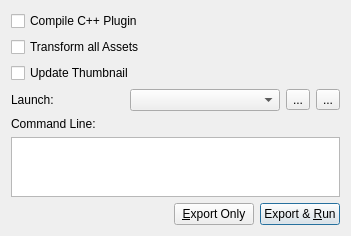
<?xml version="1.0" encoding="UTF-8"?>
<ui version="4.0">
    <class>ExportAndRunDlg</class>
    <widget class="QDialog" name="ExportAndRunDlg">
        <property name="geometry">
            <rect>
                <x>0</x>
                <y>0</y>
                <width>351</width>
                <height>220</height>
            </rect>
        </property>
        <property name="minimumSize">
            <size>
                <width>0</width>
                <height>0</height>
            </size>
        </property>
        <property name="maximumSize">
            <size>
                <width>1000</width>
                <height>1000</height>
            </size>
        </property>
        <property name="windowTitle">
            <string>Export &amp; Run</string>
        </property>
        <property name="windowIcon">
            <iconset resource="../QtResources/resources.qrc">
                <normaloff>:/EditorPluginScene/Icons/SceneExport.svg</normaloff>:/EditorPluginScene/Icons/SceneExport.svg
            </iconset>
        </property>
        <layout class="QVBoxLayout" name="verticalLayout">
            <item>
                <widget class="QCheckBox" name="CompileCpp">
                    <property name="text">
                        <string>Compile C++ Plugin</string>
                    </property>
                </widget>
            </item>
            <item>
                <widget class="QCheckBox" name="TransformAll">
                    <property name="text">
                        <string>Transform all Assets</string>
                    </property>
                </widget>
            </item>
            <item>
                <widget class="QCheckBox" name="UpdateThumbnail">
                    <property name="text">
                        <string>Update Thumbnail</string>
                    </property>
                </widget>
            </item>
            <item>
                <spacer name="verticalSpacer">
                    <property name="orientation">
                        <enum>Qt::Vertical</enum>
                    </property>
                    <property name="sizeHint" stdset="0">
                        <size>
                            <width>20</width>
                            <height>40</height>
                        </size>
                    </property>
                </spacer>
            </item>
            <item>
                <layout class="QHBoxLayout" name="horizontalLayout_2">
                    <item>
                        <widget class="QLabel" name="label_2">
                            <property name="text">
                                <string>Launch:</string>
                            </property>
                        </widget>
                    </item>
                    <item>
                        <spacer name="horizontalSpacer_2">
                            <property name="orientation">
                                <enum>Qt::Horizontal</enum>
                            </property>
                            <property name="sizeHint" stdset="0">
                                <size>
                                    <width>40</width>
                                    <height>20</height>
                                </size>
                            </property>
                        </spacer>
                    </item>
                    <item>
                        <widget class="QComboBox" name="ToolCombo">
                            <property name="minimumSize">
                                <size>
                                    <width>150</width>
                                    <height>0</height>
                                </size>
                            </property>
                        </widget>
                    </item>
                    <item>
                        <widget class="QToolButton" name="AddToolButton">
                            <property name="text">
                                <string>...</string>
                            </property>
                            <property name="icon">
                                <iconset resource="../../../../Tools/Libs/GuiFoundation/QtResources/resources.qrc">
                                    <normaloff>:/GuiFoundation/Icons/Add.svg</normaloff>:/GuiFoundation/Icons/Add.svg
                                </iconset>
                            </property>
                        </widget>
                    </item>
                    <item>
                        <widget class="QToolButton" name="RemoveToolButton">
                            <property name="text">
                                <string>...</string>
                            </property>
                            <property name="icon">
                                <iconset resource="../../../../Tools/Libs/GuiFoundation/QtResources/resources.qrc">
                                    <normaloff>:/GuiFoundation/Icons/Delete.svg</normaloff>:/GuiFoundation/Icons/Delete.svg
                                </iconset>
                            </property>
                        </widget>
                    </item>
                </layout>
            </item>
            <item>
                <widget class="QLabel" name="label">
                    <property name="text">
                        <string>Command Line:</string>
                    </property>
                </widget>
            </item>
            <item>
                <widget class="QPlainTextEdit" name="PlayerCmdLine">
                    <property name="sizePolicy">
                        <sizepolicy hsizetype="Expanding" vsizetype="Preferred">
                            <horstretch>0</horstretch>
                            <verstretch>0</verstretch>
                        </sizepolicy>
                    </property>
                    <property name="maximumSize">
                        <size>
                            <width>16777215</width>
                            <height>60</height>
                        </size>
                    </property>
                    <property name="horizontalScrollBarPolicy">
                        <enum>Qt::ScrollBarAsNeeded</enum>
                    </property>
                    <property name="lineWrapMode">
                        <enum>QPlainTextEdit::WidgetWidth</enum>
                    </property>
                    <property name="readOnly">
                        <bool>true</bool>
                    </property>
                    <property name="textInteractionFlags">
                        <set>Qt::TextSelectableByKeyboard|Qt::TextSelectableByMouse</set>
                    </property>
                    <property name="placeholderText">
                        <string/>
                    </property>
                </widget>
            </item>
            <item>
                <layout class="QHBoxLayout" name="horizontalLayout">
                    <item>
                        <spacer name="horizontalSpacer">
                            <property name="orientation">
                                <enum>Qt::Horizontal</enum>
                            </property>
                            <property name="sizeHint" stdset="0">
                                <size>
                                    <width>40</width>
                                    <height>20</height>
                                </size>
                            </property>
                        </spacer>
                    </item>
                    <item>
                        <widget class="QPushButton" name="ExportOnly">
                            <property name="text">
                                <string>&amp;Export Only</string>
                            </property>
                            <property name="shortcut">
                                <string>Alt+E</string>
                            </property>
                        </widget>
                    </item>
                    <item>
                        <widget class="QPushButton" name="ExportAndRun">
                            <property name="text">
                                <string>Export &amp;&amp; &amp;Run</string>
                            </property>
                            <property name="shortcut">
                                <string>Alt+R</string>
                            </property>
                            <property name="default">
                                <bool>true</bool>
                            </property>
                        </widget>
                    </item>
                </layout>
            </item>
        </layout>
    </widget>
    <resources>
        <include location="../QtResources/resources.qrc"/>
        <include location="../../../../Tools/Libs/GuiFoundation/QtResources/resources.qrc"/>
        <include location="../../../../Editor/EditorFramework/QtResources/resources.qrc"/>
    </resources>
    <connections/>
</ui>
